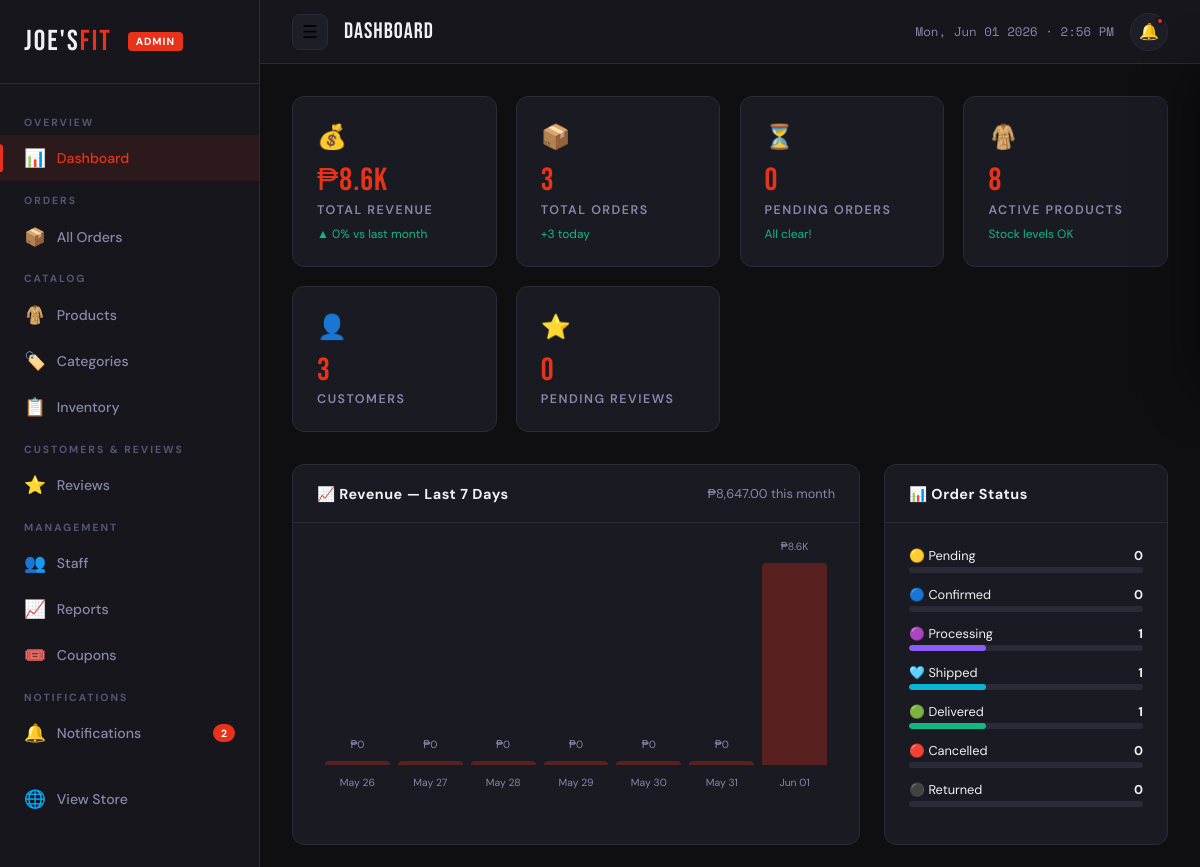
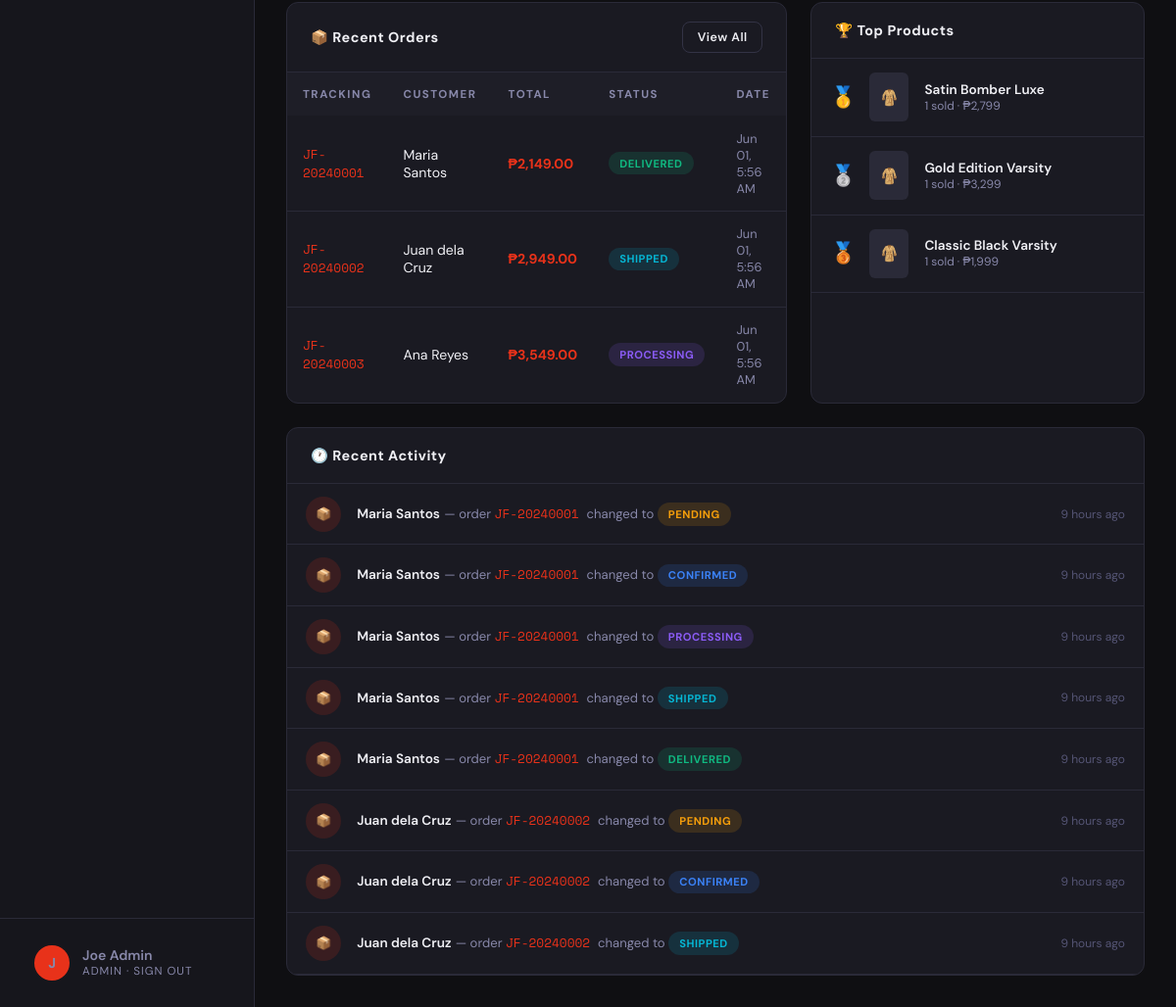
Page /admin/index.php (signed in) on the committed database (2 pictures, top to bottom).
### tables this page shows
CREATE TABLE `orders` (
  `id` int(11) NOT NULL AUTO_INCREMENT,
  `tracking_code` varchar(20) NOT NULL,
  `customer_id` int(11) DEFAULT NULL,
  `customer_name` varchar(100) NOT NULL,
  `customer_email` varchar(150) NOT NULL,
  `customer_phone` varchar(20) DEFAULT NULL,
  `shipping_address` text NOT NULL,
  `shipping_city` varchar(100) NOT NULL,
  `shipping_province` varchar(100) NOT NULL,
  `shipping_zip` varchar(10) DEFAULT NULL,
  `payment_method` enum('cod','gcash','maya','card') DEFAULT 'cod',
  `payment_status` enum('pending','paid','failed','refunded') DEFAULT 'pending',
  `delivery_method` enum('standard','express','pickup') DEFAULT 'standard',
  `status` enum('pending','confirmed','processing','shipped','delivered','cancelled','returned') DEFAULT 'pending',
  `subtotal` decimal(10,2) NOT NULL,
  `shipping_fee` decimal(10,2) DEFAULT 0,
  `discount` decimal(10,2) DEFAULT 0,
  `total` decimal(10,2) NOT NULL,
  `notes` text DEFAULT NULL,
  `assigned_to` int(11) DEFAULT NULL,
  `created_at` timestamp DEFAULT CURRENT_TIMESTAMP,
  `updated_at` timestamp DEFAULT CURRENT_TIMESTAMP ON UPDATE CURRENT_TIMESTAMP,
  PRIMARY KEY (`id`),
  UNIQUE KEY `tracking_code` (`tracking_code`),
  KEY `customer_id` (`customer_id`)
);

CREATE TABLE `order_history` (
  `id` int(11) NOT NULL AUTO_INCREMENT,
  `order_id` int(11) NOT NULL,
  `status` varchar(50) NOT NULL,
  `note` text DEFAULT NULL,
  `updated_by` int(11) DEFAULT NULL,
  `created_at` timestamp DEFAULT CURRENT_TIMESTAMP,
  PRIMARY KEY (`id`),
  KEY `order_id` (`order_id`)
);

### includes/config.php (called while the page is built, shortened)
<?php
function timeAgo($datetime) {
    $now = new DateTime();
    $ago = new DateTime($datetime);
    $diff = $now->diff($ago);
    if ($diff->h > 0) return $diff->h . ' hour' . ($diff->h > 1 ? 's' : '') . ' ago';
    return 'just now';
}
?>

### admin/index.php (the view, shortened to what this page needs)
<?php
require_once 'includes/admin_header.php';
$today       = date('Y-m-d');
$thisMonth   = date('Y-m');
$lastMonth   = date('Y-m', strtotime('-1 month'));
$totalRevenue    = $pdo->query("SELECT COALESCE(SUM(total),0) FROM orders WHERE status NOT IN ('cancelled','returned')")->fetchColumn() ?? 0;
$stmt = $pdo->prepare("SELECT COALESCE(SUM(total),0) FROM orders WHERE DATE_FORMAT(created_at,'%Y-%m')=? AND status NOT IN ('cancelled','returned')");
$stmt->execute([$thisMonth]);
$monthRevenue    = $stmt->fetchColumn() ?? 0;
$stmt = $pdo->prepare("SELECT COALESCE(SUM(total),0) FROM orders WHERE DATE_FORMAT(created_at,'%Y-%m')=? AND status NOT IN ('cancelled','returned')");
$stmt->execute([$lastMonth]);
$lastMonthRev    = $stmt->fetchColumn() ?? 0;
$totalOrders     = $pdo->query("SELECT COUNT(*) FROM orders")->fetchColumn() ?? 0;
$stmt = $pdo->prepare("SELECT COUNT(*) FROM orders WHERE DATE(created_at)=?");
$stmt->execute([$today]);
$todayOrders     = $stmt->fetchColumn() ?? 0;
$pendingOrders   = $pdo->query("SELECT COUNT(*) FROM orders WHERE status='pending'")->fetchColumn() ?? 0;
$totalProducts   = $pdo->query("SELECT COUNT(*) FROM products WHERE is_active=1")->fetchColumn() ?? 0;
$lowStockItems   = $pdo->query("SELECT COUNT(*) FROM products WHERE stock<=5 AND is_active=1")->fetchColumn() ?? 0;
$totalCustomers  = $pdo->query("SELECT COUNT(DISTINCT customer_email) FROM orders")->fetchColumn() ?? 0;
$pendingReviews  = $pdo->query("SELECT COUNT(*) FROM reviews WHERE is_approved=0")->fetchColumn() ?? 0;
$revChange = $lastMonthRev > 0 ? round((($monthRevenue - $lastMonthRev) / $lastMonthRev) * 100, 1) : 0;
$recentOrders = $pdo->query("SELECT * FROM orders ORDER BY created_at DESC LIMIT 10")->fetchAll() ?? [];
$topProducts = $pdo->query("
  SELECT p.name, p.image, SUM(oi.quantity) as total_sold, SUM(oi.subtotal) as total_revenue
  FROM order_items oi JOIN products p ON oi.product_id = p.id
  JOIN orders o ON oi.order_id = o.id
  WHERE o.status NOT IN ('cancelled','returned')
  GROUP BY p.id ORDER BY total_sold DESC LIMIT 5
")->fetchAll() ?? [];
$weekRevenue = $pdo->query("
  SELECT DATE(created_at) as day, COALESCE(SUM(total),0) as rev
  FROM orders WHERE created_at >= DATE_SUB(NOW(), INTERVAL 7 DAY)
    AND status NOT IN ('cancelled','returned')
  GROUP BY DATE(created_at) ORDER BY day ASC
")->fetchAll(PDO::FETCH_KEY_PAIR) ?? [];
$statusDist = $pdo->query("SELECT status, COUNT(*) as cnt FROM orders GROUP BY status")->fetchAll() ?? [];
$statusMap  = array_column($statusDist, 'cnt', 'status');
$recentActivity = $pdo->query("
  SELECT oh.*, o.tracking_code, o.customer_name
  FROM order_history oh JOIN orders o ON oh.order_id = o.id
  ORDER BY oh.created_at DESC LIMIT 8
")->fetchAll() ?? [];
?>
<div class="stats-grid">
  <div class="stat-card">
    <div class="stat-icon">💰</div>
    <div class="stat-value">₱<?= number_format($totalRevenue/1000, 1) ?>K</div>
    <div class="stat-label">Total Revenue</div>
    <div class="stat-change <?= $revChange >= 0 ? 'up' : 'down' ?>">
      <?= $revChange >= 0 ? '▲' : '▼' ?> <?= abs($revChange) ?>% vs last month
    </div>
  </div>
  <div class="stat-card">
    <div class="stat-icon">📦</div>
    <div class="stat-value"><?= $totalOrders ?></div>
    <div class="stat-label">Total Orders</div>
    <div class="stat-change up">+<?= $todayOrders ?> today</div>
  </div>
  <div class="stat-card">
    <div class="stat-icon">⏳</div>
    <div class="stat-value"><?= $pendingOrders ?></div>
    <div class="stat-label">Pending Orders</div>
    <div class="stat-change <?= $pendingOrders > 0 ? 'down' : 'up' ?>">
      <?= $pendingOrders > 0 ? 'Needs attention' : 'All clear!' ?>
    </div>
  </div>
  <div class="stat-card">
    <div class="stat-icon">🧥</div>
    <div class="stat-value"><?= $totalProducts ?></div>
    <div class="stat-label">Active Products</div>
    <?php if ($lowStockItems): ?>
      <div class="stat-change down">⚠️ <?= $lowStockItems ?> low stock</div>
    <?php else: ?>
      <div class="stat-change up">Stock levels OK</div>
    <?php endif; ?>
  </div>
  <div class="stat-card">
    <div class="stat-icon">👤</div>
    <div class="stat-value"><?= $totalCustomers ?></div>
    <div class="stat-label">Customers</div>
  </div>
  <div class="stat-card">
    <div class="stat-icon">⭐</div>
    <div class="stat-value"><?= $pendingReviews ?></div>
    <div class="stat-label">Pending Reviews</div>
  </div>
</div>
<div style="display:grid;grid-template-columns:2fr 1fr;gap:1.5rem;margin-bottom:1.5rem">
  <div class="card">
    <div class="card-header">
      <span class="card-title">📈 Revenue — Last 7 Days</span>
      <span style="font-size:0.8rem;color:var(--text-muted)">₱<?= number_format($monthRevenue,2) ?> this month</span>
    </div>
    <div class="card-body">
      <?php
      $days7 = [];
      $max = 1;
      for ($i = 6; $i >= 0; $i--) {
          $d = date('Y-m-d', strtotime("-$i days"));
          $val = (float)($weekRevenue[$d] ?? 0);
          $days7[$d] = $val;
          if ($val > $max) $max = $val;
      }
      ?>
      <div class="chart-container" style="padding-bottom:2rem">
        <?php foreach ($days7 as $d => $val): ?>
          <div class="chart-bar" style="height:<?= $max > 0 ? round(($val/$max)*100) : 0 ?>%;position:relative" title="<?= date('M d',strtotime($d)) ?>: ₱<?= number_format($val,0) ?>">
            <div class="chart-bar-value">₱<?= $val >= 1000 ? number_format($val/1000,1).'K' : number_format($val,0) ?></div>
            <div class="chart-bar-label"><?= date('M d',strtotime($d)) ?></div>
          </div>
        <?php endforeach; ?>
      </div>
    </div>
  </div>
  <div class="card">
    <div class="card-header">
      <span class="card-title">📊 Order Status</span>
    </div>
    <div class="card-body">
      <?php
      $statusConfig = [
        'pending'=>['🟡','#f59e0b'],'confirmed'=>['🔵','#3b82f6'],
        'processing'=>['🟣','#8b5cf6'],'shipped'=>['🩵','#06b6d4'],
        'delivered'=>['🟢','#10b981'],'cancelled'=>['🔴','#ef4444'],
        'returned'=>['⚫','#6b7280']
      ];
      $totalOrd = array_sum($statusMap) ?: 1;
      foreach ($statusConfig as $s => [$icon,$color]):
        $cnt = $statusMap[$s] ?? 0;
        $pct = round(($cnt/$totalOrd)*100);
      ?>
        <div style="margin-bottom:0.8rem">
          <div style="display:flex;justify-content:space-between;font-size:0.8rem;margin-bottom:0.2rem">
            <span><?= $icon ?> <?= ucfirst($s) ?></span>
            <span style="font-weight:700"><?= $cnt ?></span>
          </div>
          <div style="height:6px;background:var(--border);border-radius:3px;overflow:hidden">
            <div style="width:<?= $pct ?>%;height:100%;background:<?= $color ?>;border-radius:3px;transition:width 0.5s"></div>
          </div>
        </div>
      <?php endforeach; ?>
    </div>
  </div>
</div>
<div style="display:grid;grid-template-columns:3fr 2fr;gap:1.5rem;margin-bottom:1.5rem">
  <div class="card">
    <div class="card-header">
      <span class="card-title">📦 Recent Orders</span>
      <a href="/joesfit/admin/pages/orders.php" class="btn btn-outline btn-sm">View All</a>
    </div>
    <div class="table-wrap">
      <table>
        <thead>
          <tr>
            <th>Tracking</th>
            <th>Customer</th>
            <th>Total</th>
            <th>Status</th>
            <th>Date</th>
          </tr>
        </thead>
        <tbody>
          <?php foreach ($recentOrders as $o): ?>
            <tr>
              <td>
                <a href="/joesfit/admin/pages/orders.php?id=<?= $o['id'] ?>" style="color:var(--accent);font-family:var(--font-mono);font-size:0.8rem">
                  <?= htmlspecialchars($o['tracking_code']) ?>
                </a>
              </td>
              <td><?= htmlspecialchars($o['customer_name']) ?></td>
              <td style="font-weight:700;color:var(--accent)">₱<?= number_format($o['total'],2) ?></td>
              <td><span class="badge badge-<?= $o['status'] ?>"><?= $o['status'] ?></span></td>
              <td style="color:var(--text-muted);font-size:0.8rem"><?= date('M d, g:i A', strtotime($o['created_at'])) ?></td>
            </tr>
          <?php endforeach; ?>
        </tbody>
      </table>
    </div>
  </div>
  <div class="card">
    <div class="card-header">
      <span class="card-title">🏆 Top Products</span>
    </div>
    <div class="card-body" style="padding:0">
      <?php foreach ($topProducts as $idx => $tp): ?>
        <div style="display:flex;align-items:center;gap:1rem;padding:0.9rem 1.2rem;border-bottom:1px solid var(--border)">
          <div style="font-family:var(--font-display);font-size:1.3rem;color:var(--text-light);width:24px;text-align:center">
            <?= $idx === 0 ? '🥇' : ($idx === 1 ? '🥈' : ($idx === 2 ? '🥉' : ($idx+1))) ?>
          </div>
          <div style="width:40px;height:50px;border-radius:6px;background:var(--border);overflow:hidden;flex-shrink:0">
            <?php if ($tp['image']): ?>
              <img src="/joesfit/uploads/products/<?= htmlspecialchars($tp['image']) ?>" alt="" style="width:100%;height:100%;object-fit:cover">
            <?php else: ?>
              <div style="width:100%;height:100%;display:flex;align-items:center;justify-content:center">🧥</div>
            <?php endif; ?>
          </div>
          <div style="flex:1;min-width:0">
            <div style="font-size:0.85rem;font-weight:600;white-space:nowrap;overflow:hidden;text-overflow:ellipsis"><?= htmlspecialchars($tp['name']) ?></div>
            <div style="font-size:0.75rem;color:var(--text-muted)"><?= $tp['total_sold'] ?> sold · ₱<?= number_format($tp['total_revenue'],0) ?></div>
          </div>
        </div>
      <?php endforeach; ?>
    </div>
  </div>
</div>
<div class="card">
  <div class="card-header">
    <span class="card-title">🕐 Recent Activity</span>
  </div>
  <div class="card-body" style="padding:0">
    <?php foreach ($recentActivity as $act): ?>
      <div style="display:flex;align-items:center;gap:1rem;padding:0.8rem 1.2rem;border-bottom:1px solid var(--border)">
        <div style="width:36px;height:36px;border-radius:50%;background:rgba(232,50,26,0.15);color:var(--accent);display:flex;align-items:center;justify-content:center;font-size:0.8rem;flex-shrink:0">
          📦
        </div>
        <div style="flex:1">
          <span style="font-weight:600;font-size:0.85rem"><?= htmlspecialchars($act['customer_name']) ?></span>
          <span style="color:var(--text-muted);font-size:0.82rem"> — order </span>
          <a href="/joesfit/admin/pages/orders.php?id=<?= $act['order_id'] ?>" style="color:var(--accent);font-family:var(--font-mono);font-size:0.8rem">
            <?= htmlspecialchars($act['tracking_code']) ?>
          </a>
          <span style="color:var(--text-muted);font-size:0.82rem"> changed to </span>
          <span class="badge badge-<?= $act['status'] ?>"><?= $act['status'] ?></span>
        </div>
        <div style="font-size:0.75rem;color:var(--text-light);white-space:nowrap"><?= timeAgo($act['created_at']) ?></div>
      </div>
    <?php endforeach; ?>
  </div>
</div>
<?php require_once 'includes/admin_footer.php'; ?>

### rows in the picture
orders: tracking_code "JF-20240001", customer_name "Maria Santos", total "2,149.00", status "DELIVERED", created_at "Jun 01, 5:56 AM"
orders: tracking_code "JF-20240002", customer_name "Juan dela Cruz", total "2,949.00", status "SHIPPED", created_at "Jun 01, 5:56 AM"
orders: tracking_code "JF-20240003", customer_name "Ana Reyes", total "3,549.00", status "PROCESSING", created_at "Jun 01, 5:56 AM"
order_history: order.customer_name "Maria Santos", order.tracking_code "JF-20240001", status "PENDING", created_at "9 hours ago"
order_history: order.customer_name "Maria Santos", order.tracking_code "JF-20240001", status "CONFIRMED", created_at "9 hours ago"
order_history: order.customer_name "Maria Santos", order.tracking_code "JF-20240001", status "PROCESSING", created_at "9 hours ago"
order_history: order.customer_name "Maria Santos", order.tracking_code "JF-20240001", status "SHIPPED", created_at "9 hours ago"
order_history: order.customer_name "Maria Santos", order.tracking_code "JF-20240001", status "DELIVERED", created_at "9 hours ago"
order_history: order.customer_name "Juan dela Cruz", order.tracking_code "JF-20240002", status "PENDING", created_at "9 hours ago"
order_history: order.customer_name "Juan dela Cruz", order.tracking_code "JF-20240002", status "CONFIRMED", created_at "9 hours ago"
order_history: order.customer_name "Juan dela Cruz", order.tracking_code "JF-20240002", status "SHIPPED", created_at "9 hours ago"

### other values in the picture
$unreadCount "2"
substr($admin['name'], 0, 1) "J"
$admin['name'] "Joe Admin"
$admin['role'] "ADMIN"
$pageTitle "Dashboard"
$totalRevenue/1000 "8.6"
abs($revChange) "0"
$totalOrders "3"
$todayOrders "3"
$pendingOrders "0"
$totalProducts "8"
$totalCustomers "3"
$pendingReviews "0"
$monthRevenue "8,647.00"
$val "0"
